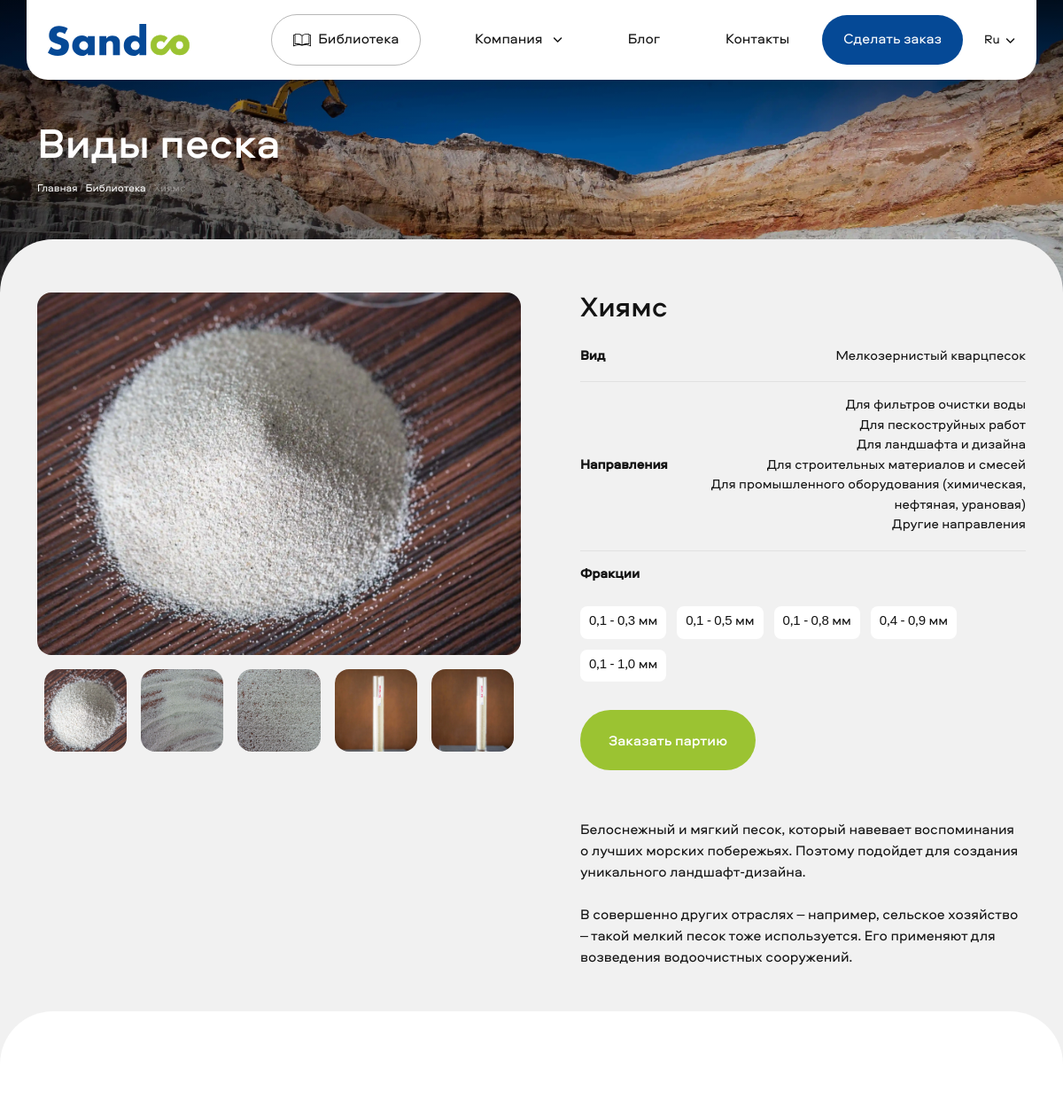
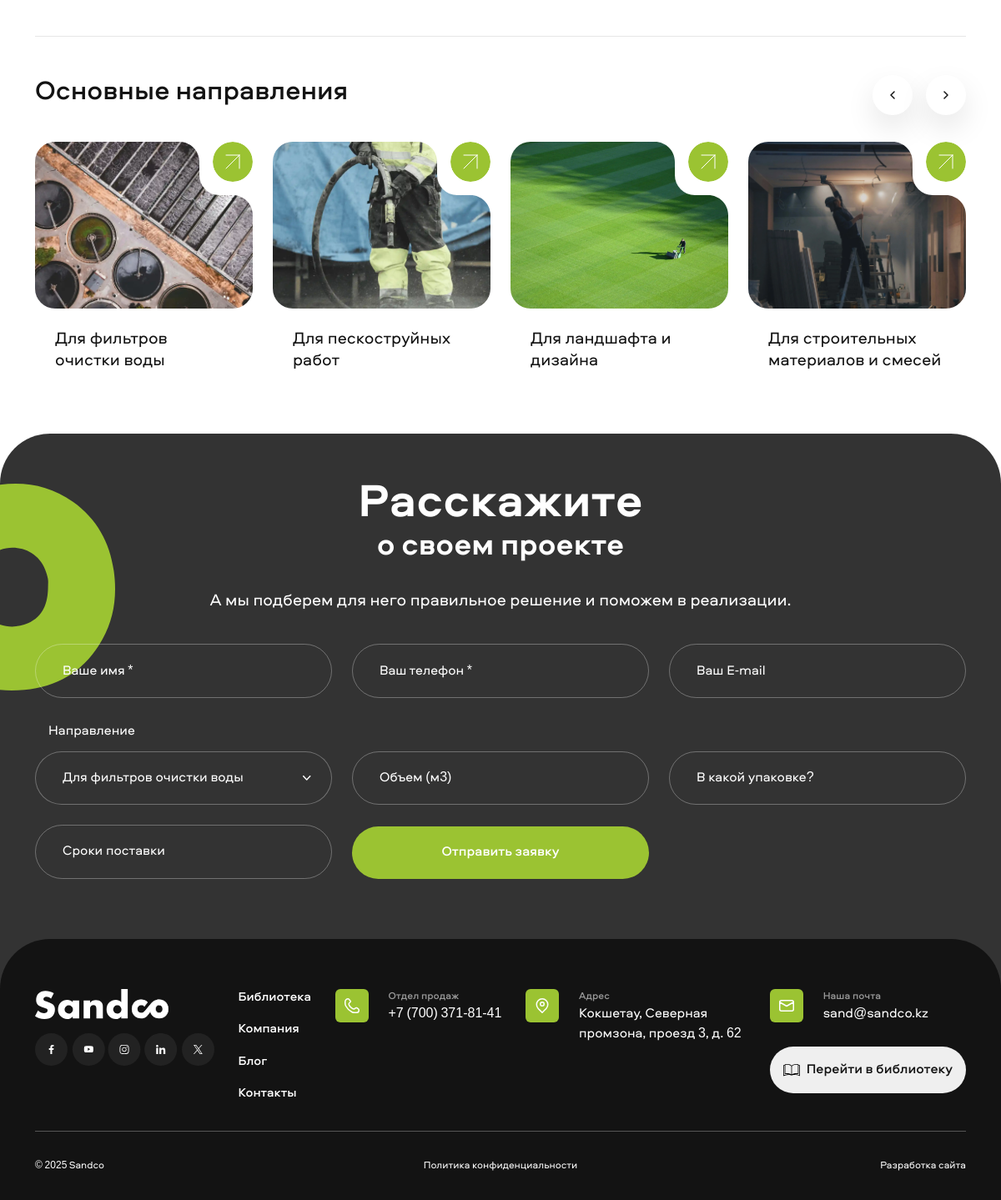
Screenshot of /ru/products/hiyams with the database file from the repository (2 pictures, top to bottom).
### catalog/models.py (models this page shows, shortened)
class Product(models.Model):
    class Meta:
        verbose_name = 'Продукт'
        verbose_name_plural = 'Продукты'
    category = models.ManyToManyField(Category, related_name='products', verbose_name='Направления')
    title = models.CharField(max_length=255, blank=True, verbose_name='Заголовок')
    title_for_url = models.CharField(max_length=255, blank=True, verbose_name='Заголовок для Slug')
    image = models.FileField(upload_to='products/', blank=True, verbose_name='Картинка')
    image_alt = models.CharField(max_length=255, blank=True, null=True, verbose_name='Картинка ALT')
    image_title = models.CharField(max_length=255, blank=True, null=True, verbose_name='Картинка TITLE')
    type = models.CharField(max_length=255, blank=True, verbose_name='Вид песка')
    fractions = RichTextUploadingField(blank=True, verbose_name='Фракции песка')
    text = RichTextUploadingField(blank=True, verbose_name='Текст')
    keywords = models.TextField(blank=True, null=True, verbose_name='Keywords')
    description = models.TextField(blank=True, null=True, verbose_name='Description')
    order = models.IntegerField(blank=True, default=0, verbose_name='Порядковый номер')
    is_published = models.BooleanField(default=True, verbose_name='Опубликован')
    slug = models.SlugField(max_length=255, blank=True, verbose_name='Slug')

class ProductPhoto(models.Model):
    class Meta:
        verbose_name = 'Фотография'
        verbose_name_plural = 'Фотографии'
    product = models.ForeignKey(Product, related_name='photos_product', on_delete=models.CASCADE)
    image = models.FileField(upload_to='products/photos/', blank=True, verbose_name='Фото')
    image_alt = models.CharField(max_length=255, blank=True, null=True, verbose_name='Фото ALT')
    image_title = models.CharField(max_length=255, blank=True, null=True, verbose_name='Фото TITLE')

class Category(models.Model):
    class Meta:
        verbose_name = 'Вид'
        verbose_name_plural = 'Виды'
    title = models.CharField(max_length=255, blank=True, verbose_name='Заголовок')
    title_for_url = models.CharField(max_length=255, blank=True, verbose_name='Заголовок для Slug')
    image = models.FileField(upload_to='categories/', blank=True, verbose_name='Фотография')
    image_alt = models.CharField(max_length=255, blank=True, null=True, verbose_name='Фотография ALT')
    image_title = models.CharField(max_length=255, blank=True, null=True, verbose_name='Фотография TITLE')
    text = RichTextUploadingField(blank=True, verbose_name='Текст')
    keywords = models.TextField(blank=True, null=True, verbose_name='Keywords')
    description = models.TextField(blank=True, null=True, verbose_name='Description')
    order = models.IntegerField(max_length=255, blank=True, verbose_name='Порядковый номер', default=0)
    is_published = models.BooleanField(default=True, verbose_name='Опубликована')
    slug = models.SlugField(max_length=255, blank=True, verbose_name='Slug')

### catalog/views.py (the view)
# urls.py: path("products/<slug:slug>", ProductDetailsView.as_view(), name="product-details"),
class ProductDetailsView(View):
    def get(self, request: HttpRequest, slug: str) -> HttpResponse:
        product = get_object_or_404(Product, slug=slug)
        context = {
            'product': product,
            'library': Category.objects.filter(is_published=True).order_by('order'),
            'photos': ProductPhoto.objects.filter(product=product),
            'projects': Projects.objects.filter(is_published=True, product=product).order_by('date'),
        }
        return render(request, 'product-details.html', context=context)

### catalog/context_manager.py (called while the page is built)
def context_all(request: HttpRequest) -> HttpResponse:
    categories = Category.objects.filter(is_published=True).order_by('order')
    path_without_lang = request.path.split('/')[2:]
    path_without_lang = '/' + '/'.join(path_without_lang)
    context_all = {
        'categories': categories,
        'path_without_lang': path_without_lang,
    }
    return context_all

### templates/product-details.html (shortened to what this page needs)
{% extends 'base.html' %}
{% load static %}
{% load i18n %}
{% block content %}
    <main>
        <div class="container-fluid inner_header">
            <div class="container">
                <div class="row">
                    <div class="col">
                        <h1>{% trans 'types_of_sand' %}</h1>
                        <ul>
                            <li><a href="{% url 'catalog:home' %}">{% trans 'home' %}</a> /</li>
                            <li><a href="{% url 'catalog:library' %}">{% trans 'library' %}</a> /</li>
                            <li>{{ product.title }}</li>
                        </ul>
                    </div>
                </div>
            </div>
            <picture>
                <img src="{% static 'img/slide.webp' %}" alt="{{ product.keywords }} - {{ product.description }}" title="{{ product.keywords }} - {{ product.description }}">
            </picture>
        </div>
        <div class="container-fluid inner_block_2 inner_block_2_2">
            <div class="container">
                <div class="row">
                    <div class="col-lg-6">
                        <div class="ratio ratio-4x3" data-src="{{ product.image.url }}" data-fancybox="gal">
                            <div>
                                <picture>
                                    <img src="{{ product.image.url }}" alt="{{ product.image_alt }}" title="{{ product.image_title }}">
                                </picture>
                            </div>
                        </div>
                        <div class="mini_photos">
                            {% for photo in photos %}
                                <div class="ratio ratio-1x1" data-src="{{ photo.image.url }}" data-fancybox="gal">
                                    <div>
                                        <picture>
                                            <img src="{{ photo.image.url }}" alt="{{ photo.image_alt }}" title="{{ photo.image_title }}">
                                        </picture>
                                    </div>
                                </div>
                            {% endfor %}
                        </div>
                    </div>
                    <div class="col-lg-6 mt-4 mt-lg-0">
                        <div class="product_inner_description">
                            <h2>{{ product.title }}</h2>
                            <div class="table_row">
                                <div>
                                    <b>{% trans 'type_of_sand' %}</b>
                                </div>
                                <div class="text-end">
                                    {{ product.type }}
                                </div>
                            </div>
                            <div class="table_row">
                                <div>
                                    <b>{% trans 'directions' %}</b>
                                </div>
                                <div class="text-end">
                                    {% for category in categories %}
                                        <span class="d-flex justify-content-end">{{ category.title }}</span>
                                    {% endfor %}
                                </div>
                            </div>
                            <div class="table_row_2">
                                <div>
                                    <b>{% trans 'fractions' %}</b>
                                </div>
                                {{ product.fractions|safe }}
                            </div>
                            <button class="order" data-bs-toggle="modal" data-bs-target="#application_product_{{ product.id }}">{% trans 'order_partions' %}</button>
                            {{ product.text|safe }}
                        </div>
                    </div>
                </div>
            </div>
        </div>
        <div class="container-fluid inner_block_3">
            <div class="container block_4 pt-1">
                <hr class="line_1">
                <div class="row">
                    <div class="col-12 text-center text-sm-start">
                        <h2>{% trans 'the_main_direction' %}</h2>
                    </div>
                    <div class="col-12 mt-5 mt-sm-0">
                        <div class="owl-carousel owl-theme carousel_3">
                            {% for item in library %}
                                <div class="item">
                                    <div class="card_2">
                                        <a href="{% url 'catalog:library-details' slug=item.slug %}">
                                            <picture>
                                                <img src="{{ item.image.url }}" alt="{{ item.image_alt }}" title="{{ item.image_alt }}">
                                            </picture>
                                        </a>
                                        <a href="{% url 'catalog:library-details' slug=item.slug %}" class="more">
                                            <picture>
                                                <img src="{% static 'img/more_2.svg' %}" alt="">
                                            </picture>
                                        </a>
                                        <div class="card_text">
                                            <a href="{% url 'catalog:library-details' slug=item.slug %}">{{ item.title }}</a>
                                        </div>
                                    </div>
                                </div>
                            {% endfor %}
                        </div>
                    </div>
                </div>
            </div>
        </div>
    </main>
{% endblock %}

### rows the page displays
Product: title "Хиямс", image (picture), type "Мелкозернистый кварцпесок", fractions "0,1 - 0,3 мм 0,1 - 0,5 мм 0,1 - 0,8 мм 0,4 - 0,9 мм 0,1 - 1,0 мм", text "Белоснежный и мягкий песок, который навевает воспоминания о лучших морских побережьях. Поэтому подойдет для создания уникального ландшафт-дизайна. В совершенно других отраслях – например, сельское хозяйство – такой мелкий песок тоже используется. Его применяют для возведения водоочистных сооружений."
ProductPhoto: image (picture)
ProductPhoto: image (picture)
ProductPhoto: image (picture)
ProductPhoto: image (picture)
ProductPhoto: image (picture)
Category: title "Для фильтров очистки воды", image (picture)
Category: title "Для пескоструйных работ", image (picture)
Category: title "Для ландшафта и дизайна", image (picture)
Category: title "Для строительных материалов и смесей", image (picture)
Category: title "Для промышленного оборудования (химическая, нефтяная, урановая)"
Category: title "Другие направления"

### other values shown
{{ request.LANGUAGE_CODE|title }} "Ru"
form field category "Для фильтров очистки воды"
